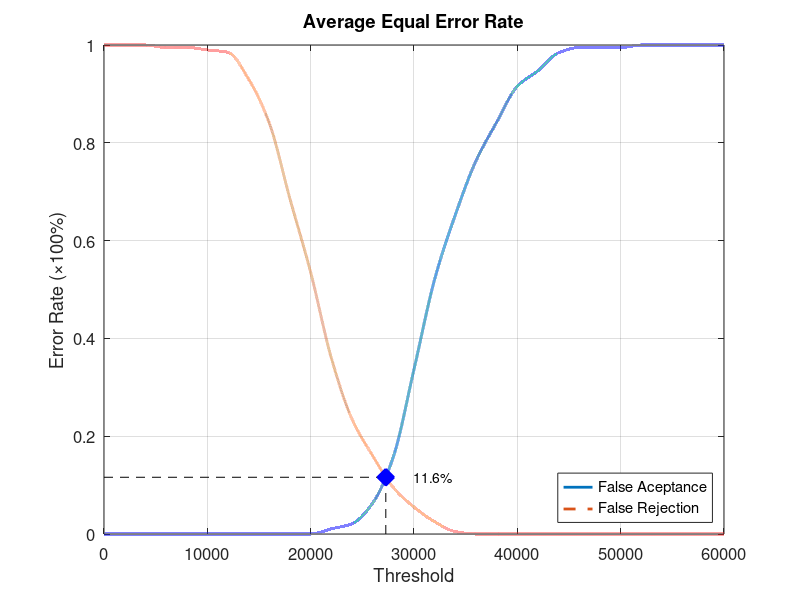
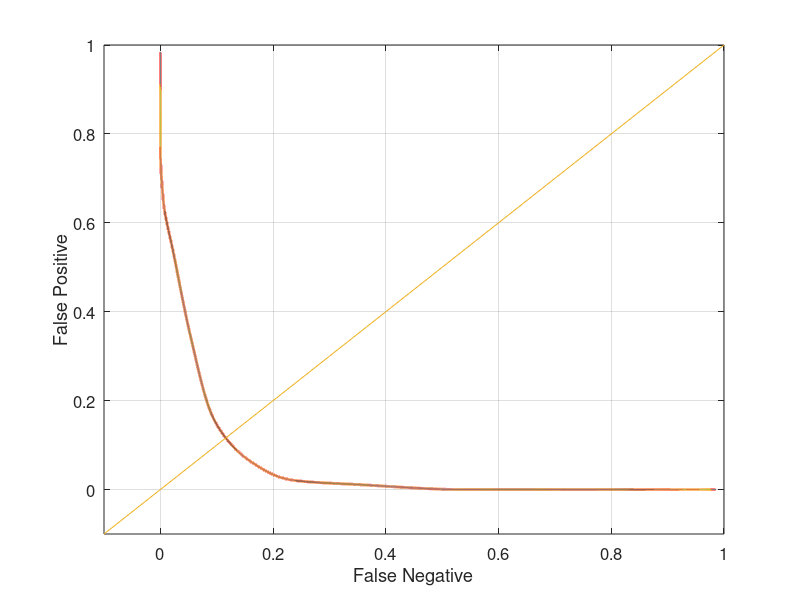

Write the MATLAB code that produced these figures, in order.
function yEER = Database4_3
close all;
clear;
clc;
x = 0:2000:60000;
xq = 0:0.5:60000;

y0 = [0 0 0 0 0 0 0 0 0 0 0 0.0105263 0.0210526 0.0631579 0.157895 0.336842 0.521053 0.652632 0.763158 0.842105 0.915789 0.947368 0.984211 0.994737 0.994737 0.994737 1 1 1 1 1];
yy0 = interp1(x, y0, xq, 'pchip');
y1 = [1 1 1 0.995 0.995 0.99 0.985 0.93 0.84 0.685 0.535 0.36 0.235 0.16 0.095 0.055 0.025 0.005 0 0 0 0 0 0 0 0 0 0 0 0 0];
yy1 = interp1(x, y1, xq, 'pchip');

% Calculating EER: 
y2 = abs(y0 - y1);
find(y2 == min(y2))
yy2 = abs(yy0 - yy1);
xEER = find(yy2 == min(yy2));
xEERIndex = xq(xEER) % X-axis EER
yEER = yy0(xEER) % Y-axis EER

main = figure
plot(xq, yy0,'-','LineWidth', 2);	hold on
plot(xq, yy1,'--','LineWidth', 2);	hold on
plot([xEERIndex xEERIndex], [0 yEER], 'k--');	hold on
plot([0 xEERIndex], [yEER yEER], 'k--');	hold on
plot(xEERIndex, yEER, 'bx', 'LineWidth', 10);	hold on
text(xEERIndex + 10 * xEERIndex / 100, yEER, [num2str(round((10000 * yEER)) / 100) '%'])
legend('False Aceptance', 'False Rejection', 'Location', 'SouthEast')
xlabel('Threshold')
ylabel('Error Rate (\times100%)')
title('Average Equal Error Rate')
set(gca, 'FontSize', 12)
axis([0 60000 0 1])
grid on

print(main, 'Database4_3Main', '-dpng');
FNRxFPR = figure('Color', [1 1 1]);
plot(yy1, yy0, '-', yy1, yy0, 'LineWidth', 2);
hold on
y = -0.1:0.1:1
plot(y, y); 
set(gca, 'FontSize', 12)
xlabel('False Negative')
ylabel('False Positive')
axis([-0.1 1 -0.1 1])
set(gca, 'FontSize', 12)
grid on

print(FNRxFPR, 'Database4_3FNRxFPR','-dpng');
end
